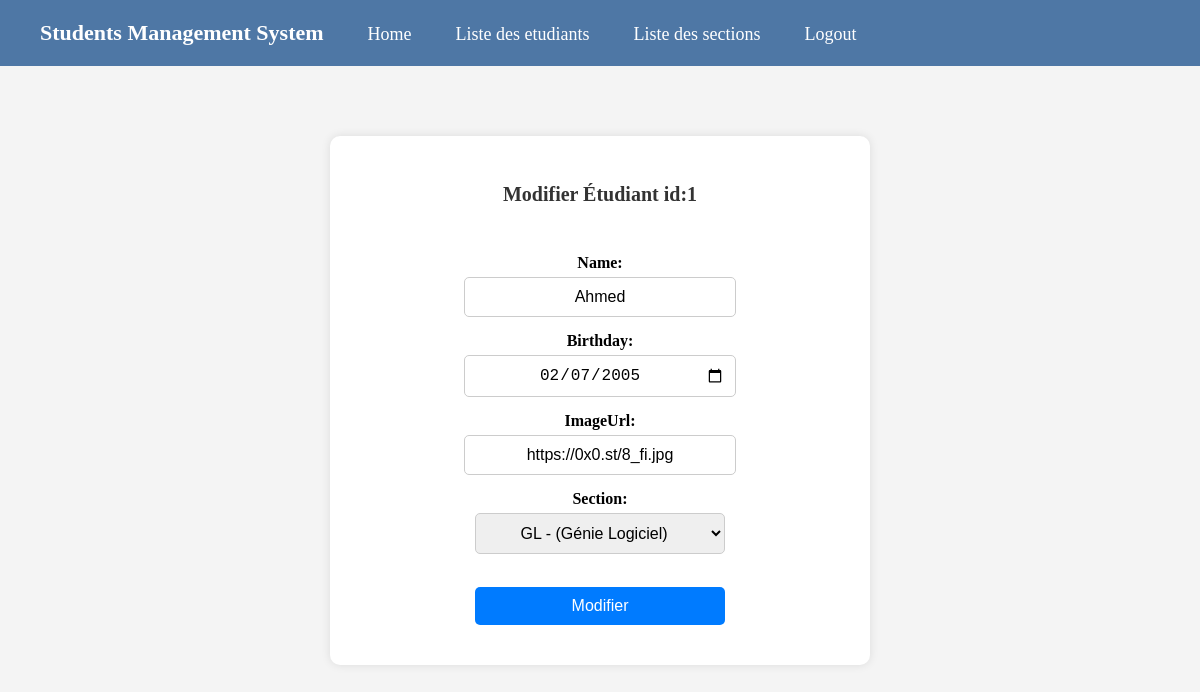
Page /StudentsManagementSystem/updateEtudiant.php?id=1 (signed in) on the committed database.
### tables this page shows
CREATE TABLE `etudiant` (
  `id` int(11) NOT NULL,
  `name` varchar(30) NOT NULL,
  `birthday` date NOT NULL,
  `image` varchar(1500) NOT NULL,
  `section` int(11) NOT NULL
);

### StudentsManagementSystem/class/Etudiant.php (called while the page is built, shortened)
<?php
class Etudiant
{
    private $_conn;
    private $_table = 'etudiant';
    public function __construct($db)
    {
        $this->_conn = $db;
    }
    public function getEtudiantById(int $id)
    {
        $query = 'Select E.id, name, birthday, image, S.designation as section, S.id as section_id
                  from '.$this->_table.' E
                  join section S on S.id = E.section
                  where E.id = :id';
        $st = $this->_conn->prepare($query);
        $st->execute(['id' => $id]);
        return $st->fetch(PDO::FETCH_ASSOC);
    }
}

### StudentsManagementSystem/class/Section.php (called while the page is built, shortened)
<?php
class Section
{
    private $_conn;
    private $_table = 'section';
    public function __construct($db)
    {
        $this->_conn = $db;
    }
    public function listSections()
    {
        $req = 'Select * from '.$this->_table;
        $res = $this->_conn->query($req);
        return $res->fetchAll(PDO::FETCH_ASSOC);
    }
}

### StudentsManagementSystem/updateEtudiant.php (the view, shortened to what this page needs)
<?php
$db = ConnexionDB::getInstance();
$st = new Etudiant($db);
$id = htmlspecialchars($_GET['id']);
$etudiant = $st->getEtudiantById($id);
include_once 'fragments/header.php';
?>
    <div class='container'>
    <h2>Modifier Étudiant id:<?php echo $id; ?></h2>
    <form method="post">
        <input type="text" name="id" value="<?php echo $id; ?>" hidden required><br>
        <label>Name:</label>
        <input type="text" name="name" value="<?php echo $etudiant['name']; ?>" required><br>
        <label>Birthday:</label>
        <input type="date" name="birthday" value="<?php echo $etudiant['birthday']; ?>" required><br>
        <label>ImageUrl:</label>
        <input type="text" name="image" value="<?php echo $etudiant['image']; ?>"><br>
        <label>Section:</label>
        <select name="section" id="section" required>
            <?php
                $sec = new Section($db);
$sections = $sec->listSections();
foreach ($sections as $section) {
    ?>
      <option value="<?= $section['id'] ?>" <?php echo ($section['id'] === $etudiant['section_id']) ? 'selected' : ''; ?>>
                    <?= htmlspecialchars($section['designation']) ?> - (<?= $section['description'] ?>)
                </option>
            <?php } ?>
        </select>
        <br><br>
        <button class="login" type="submit">Modifier</button>
    </form>
    </div>
<?php
include_once 'fragments/footer.php';

### StudentsManagementSystem/css/login.css (style rules this page uses)
body { background: #f4f4f4; justify-content: center; align-items: center; height: 100vh; margin: 0; }
.container { background: white; margin: auto; margin-top: 70px; padding: 20px; border-radius: 10px; box-shadow: 0 0 10px rgba(0, 0, 0, 0.1); width: 500px; text-align: center; }
h2 { color: #333; text-align: center; padding: 10px; font-size: 20px; margin-bottom: 5px; }
form { margin-top: 20px; }
label { font-weight: bold; display: block; margin-bottom: 5px; }
select, input { width: 250px; padding: 10px; margin-bottom: 15px; border: 1px solid #ccc; border-radius: 5px; text-align: center; font-size: 16px; }
button { color: white; border: none; padding: 10px; width: 50%; border-radius: 5px; font-size: 16px; cursor: pointer; transition: 0.3s ease; }
.login { background: #007bff; margin-bottom: 20px; }

### rows in the picture
etudiant: name "Ahmed", birthday "02/07/2005", image "https://0x0.st/8_fi.jpg"

### other values in the picture
$id "1"
form field section "GL - (Génie Logiciel)"
